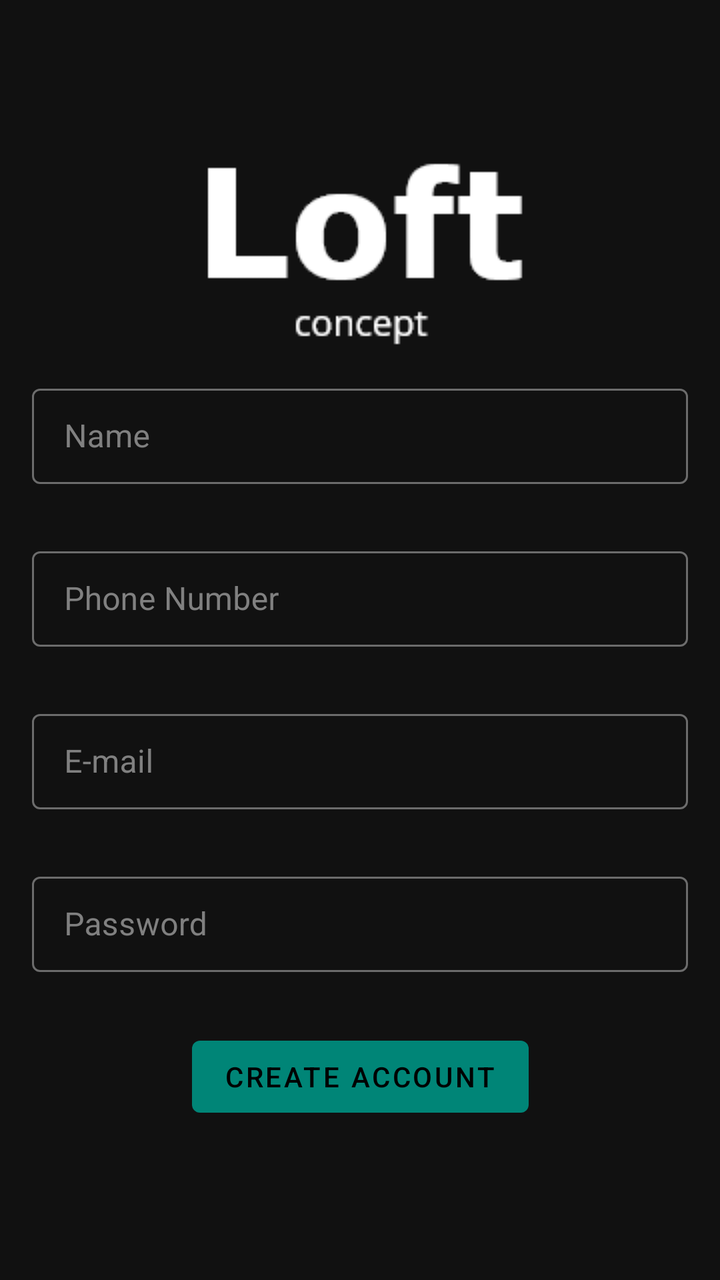
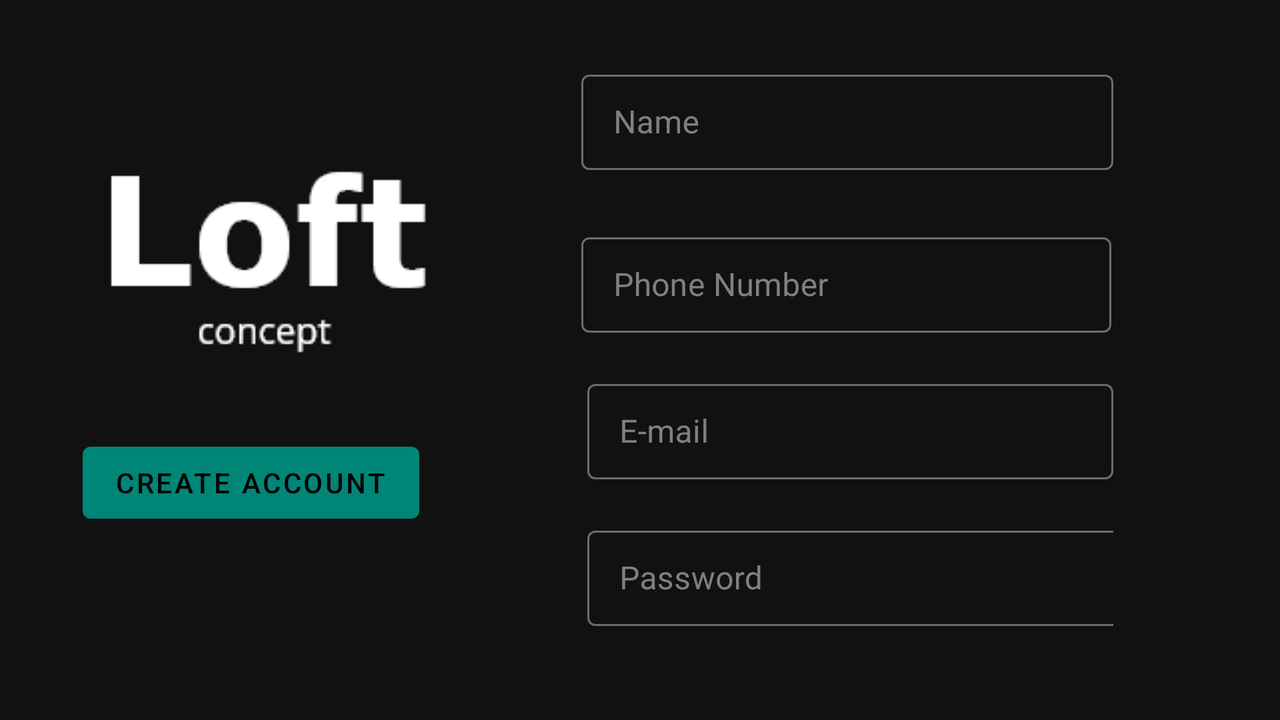

The same Android screen from two of the app's own layout files: first res/layout/ as a phone draws it, then the repository's variant for another configuration, drawn on a device whose configuration selects that folder. Both files follow.
<!-- AndroidManifest.xml: application theme AppTheme -->
<!-- res/layout/activity_create_account.xml -->
<?xml version="1.0" encoding="utf-8"?>
<android.widget.ScrollView
        xmlns:android="http://schemas.android.com/apk/res/android"
        xmlns:app="http://schemas.android.com/apk/res-auto" xmlns:tools="http://schemas.android.com/tools"
        android:layout_width="match_parent"
        android:layout_height="match_parent"
        android:background="@color/colorBackground">

<android.support.constraint.ConstraintLayout
        xmlns:android="http://schemas.android.com/apk/res/android"
        xmlns:tools="http://schemas.android.com/tools"
        xmlns:app="http://schemas.android.com/apk/res-auto"
        android:layout_width="match_parent"
        android:layout_height="match_parent"
        tools:context=".credentials.CreateAccount"
        android:background="@color/colorBackground">

    <ImageView
            android:layout_width="wrap_content"
            android:layout_height="wrap_content" app:srcCompat="@drawable/loft"
            app:layout_constraintStart_toStartOf="parent" app:layout_constraintEnd_toEndOf="parent"
            android:id="@+id/imageView2" android:layout_marginTop="64dp" app:layout_constraintTop_toTopOf="parent"/>

    <android.support.design.widget.TextInputLayout
            android:id="@+id/insert_name"
            style="@style/Widget.MaterialComponents.TextInputLayout.OutlinedBox.Dense"
            android:textColorHint="@color/colorHint"
            android:layout_width="match_parent"
            android:layout_height="wrap_content"
            app:errorEnabled="true" android:layout_marginTop="16dp"
            app:layout_constraintTop_toBottomOf="@+id/imageView2" app:layout_constraintStart_toStartOf="parent"
            app:layout_constraintEnd_toEndOf="parent" android:layout_marginStart="16dp"
            android:layout_marginEnd="16dp">

        <android.support.design.widget.TextInputEditText
                android:backgroundTint="@color/colorHint"
                android:textColor="@color/colorFont"
                android:inputType="textPersonName"
                android:id="@+id/insert_name_edit"
                android:layout_width="match_parent"
                android:layout_height="wrap_content" android:singleLine="true"
                android:hint="@string/name"/>

    </android.support.design.widget.TextInputLayout>

    <android.support.design.widget.TextInputLayout
            android:id="@+id/insert_phone"
            style="@style/Widget.MaterialComponents.TextInputLayout.OutlinedBox.Dense"
            android:textColorHint="@color/colorHint"
            android:layout_width="match_parent"
            android:layout_height="wrap_content"
            app:errorEnabled="true" android:layout_marginTop="8dp"
            app:layout_constraintTop_toBottomOf="@+id/insert_name" app:layout_constraintStart_toStartOf="parent"
            app:layout_constraintEnd_toEndOf="parent" android:layout_marginStart="16dp"
            android:layout_marginEnd="16dp">

        <android.support.design.widget.TextInputEditText
                android:backgroundTint="@color/colorHint"
                android:textColor="@color/colorFont"
                android:inputType="phone"
                android:id="@+id/insert_phone_edit"
                android:layout_width="match_parent"
                android:layout_height="wrap_content" android:singleLine="true"
                android:hint="@string/phoneNumber"/>

    </android.support.design.widget.TextInputLayout>

    <android.support.design.widget.TextInputLayout
            android:id="@+id/insert_email"
            style="@style/Widget.MaterialComponents.TextInputLayout.OutlinedBox.Dense"
            android:textColorHint="@color/colorHint"
            android:layout_width="match_parent"
            android:layout_height="wrap_content"
            app:errorEnabled="true" android:layout_marginTop="8dp"
            app:layout_constraintTop_toBottomOf="@+id/insert_phone" app:layout_constraintStart_toStartOf="parent"
            app:layout_constraintEnd_toEndOf="parent" android:layout_marginStart="16dp"
            android:layout_marginEnd="16dp">

        <android.support.design.widget.TextInputEditText
                android:backgroundTint="@color/colorHint"
                android:textColor="@color/colorFont"
                android:inputType="textEmailAddress"
                android:id="@+id/insert_email_edit"
                android:layout_width="match_parent"
                android:layout_height="wrap_content" android:singleLine="true"
                android:hint="@string/Email"/>

    </android.support.design.widget.TextInputLayout>

    <android.support.design.widget.TextInputLayout
            android:id="@+id/insert_password"
            style="@style/Widget.MaterialComponents.TextInputLayout.OutlinedBox.Dense"
            android:textColorHint="@color/colorHint"
            android:layout_width="match_parent"
            android:layout_height="wrap_content"
            app:errorEnabled="true" android:layout_marginTop="8dp"
            app:layout_constraintTop_toBottomOf="@+id/insert_email" app:layout_constraintStart_toStartOf="parent"
            app:layout_constraintEnd_toEndOf="parent" android:layout_marginStart="16dp"
            android:layout_marginEnd="16dp">

        <android.support.design.widget.TextInputEditText
                android:backgroundTint="@color/colorHint" android:ems="7"
                android:textColor="@color/colorFont"
                android:inputType="textPassword"
                android:id="@+id/insert_password_edit"
                android:layout_width="match_parent"
                android:layout_height="wrap_content" android:singleLine="true"
                android:hint="@string/Password"/>

    </android.support.design.widget.TextInputLayout>

    <android.support.design.button.MaterialButton
            android:onClick="bttnClick"
            android:id="@+id/create_account_button"
            style="@style/buttonText"
            android:text="@string/createAccount"
            android:layout_width="wrap_content"
            android:layout_height="wrap_content" app:layout_constraintEnd_toEndOf="parent"
            app:layout_constraintStart_toStartOf="parent" android:layout_marginTop="8dp"
            app:layout_constraintTop_toBottomOf="@+id/insert_password"
            app:layout_constraintBottom_toBottomOf="parent" android:layout_marginBottom="24dp"/>
    <ProgressBar
            style="?android:attr/progressBarStyle"
            android:layout_width="wrap_content"
            android:layout_height="wrap_content"
            android:id="@+id/createAccountProgress" android:layout_marginBottom="16dp"
            app:layout_constraintEnd_toEndOf="@+id/create_account_button"
            app:layout_constraintStart_toStartOf="@+id/create_account_button"
            app:layout_constraintBottom_toBottomOf="@+id/create_account_button"
            app:layout_constraintTop_toTopOf="@+id/create_account_button" app:layout_constraintHorizontal_bias="0.49"
            app:layout_constraintVertical_bias="0.0"/>


</android.support.constraint.ConstraintLayout>

</android.widget.ScrollView>
<!-- resources referenced by this layout -->
<resources>
  <color name="colorBackground">#111111</color>
  <color name="colorFont">#d3d3d3</color>
  <color name="colorHint">#808080</color>
  <!-- drawable loft: png bitmap (drawable, 2045 bytes) -->
  <string name="Email">E-mail</string>
  <string name="Password">Password</string>
  <string name="createAccount">Create Account</string>
  <string name="name">Name</string>
  <string name="phoneNumber">Phone Number</string>
  <style name="AppTheme" parent="Theme.MaterialComponents">
          
          <item name="colorPrimary">@color/colorPrimary</item>
          <item name="colorPrimaryDark">@color/colorPrimaryDark</item>
          <item name="colorAccent">@color/loftYellow</item>
      </style>
  <color name="colorPrimary">#008577</color>
  <color name="colorPrimaryDark">#00574B</color>
  <color name="loftYellow">#fcd506</color>
</resources>
<!-- res/layout-land/activity_create_account.xml (the repository's variant of the layout above) -->
<!-- drawn on the phone turned sideways -->
<?xml version="1.0" encoding="utf-8"?>
<android.support.constraint.ConstraintLayout
        xmlns:android="http://schemas.android.com/apk/res/android"
        android:layout_width="match_parent"
        xmlns:tools="http://schemas.android.com/tools"
        xmlns:app="http://schemas.android.com/apk/res-auto"
        android:layout_height="match_parent"
        android:background="@color/colorBackground">

    <ImageView
            android:layout_width="wrap_content"
            android:layout_height="wrap_content"
            app:srcCompat="@drawable/loft"
            app:layout_constraintStart_toStartOf="parent"
            app:layout_constraintEnd_toEndOf="parent"
            android:id="@+id/imageView2"
            android:layout_marginTop="68dp"
            app:layout_constraintTop_toTopOf="parent" app:layout_constraintHorizontal_bias="0.103"/>

    <android.support.design.widget.TextInputLayout
            android:id="@+id/insert_name"
            style="@style/Widget.MaterialComponents.TextInputLayout.OutlinedBox.Dense"
            android:textColorHint="@color/colorHint"
            android:layout_width="266dp"
            android:layout_height="wrap_content"
            app:errorEnabled="true" android:layout_marginTop="32dp"
            app:layout_constraintEnd_toEndOf="parent"
            android:layout_marginEnd="16dp" app:layout_constraintTop_toTopOf="parent"
            app:layout_constraintStart_toEndOf="@+id/imageView2" app:layout_constraintHorizontal_bias="0.53">

        <android.support.design.widget.TextInputEditText
                android:backgroundTint="@color/colorHint"
                android:textColor="@color/colorFont"
                android:inputType="textPersonName"
                android:id="@+id/insert_name_edit"
                android:layout_width="match_parent"
                android:layout_height="wrap_content" android:singleLine="true"
                android:hint="@string/name"/>
    </android.support.design.widget.TextInputLayout>

    <android.support.design.widget.TextInputLayout
            android:id="@+id/insert_phone"
            style="@style/Widget.MaterialComponents.TextInputLayout.OutlinedBox.Dense"
            android:textColorHint="@color/colorHint"
            android:layout_width="265dp"
            android:layout_height="wrap_content"
            app:errorEnabled="true" android:layout_marginTop="8dp"
            app:layout_constraintTop_toBottomOf="@+id/insert_name"
            app:layout_constraintStart_toStartOf="@+id/insert_name"
            app:layout_constraintEnd_toEndOf="@+id/insert_name"
            app:layout_constraintHorizontal_bias="0.0">

        <android.support.design.widget.TextInputEditText
                android:backgroundTint="@color/colorHint"
                android:textColor="@color/colorFont"
                android:inputType="phone"
                android:id="@+id/insert_phone_edit"
                android:layout_width="match_parent"
                android:layout_height="wrap_content" android:singleLine="true"
                android:hint="@string/phoneNumber"/>

    </android.support.design.widget.TextInputLayout>


    <android.support.design.widget.TextInputLayout
            android:id="@+id/insert_email"
            style="@style/Widget.MaterialComponents.TextInputLayout.OutlinedBox.Dense"
            android:textColorHint="@color/colorHint"
            android:layout_width="263dp"
            android:layout_height="wrap_content"
            app:errorEnabled="true"
            app:layout_constraintTop_toBottomOf="@+id/insert_phone"
            app:layout_constraintStart_toStartOf="@+id/insert_name"
            app:layout_constraintEnd_toEndOf="@+id/insert_name" app:layout_constraintHorizontal_bias="1.0">

        <android.support.design.widget.TextInputEditText
                android:backgroundTint="@color/colorHint"
                android:textColor="@color/colorFont"
                android:inputType="textEmailAddress"
                android:id="@+id/insert_email_edit"
                android:layout_width="match_parent"
                android:layout_height="wrap_content" android:singleLine="true"
                android:hint="@string/Email"/>

    </android.support.design.widget.TextInputLayout>

    <android.support.design.widget.TextInputLayout
            android:id="@+id/insert_password"
            style="@style/Widget.MaterialComponents.TextInputLayout.OutlinedBox.Dense"
            android:textColorHint="@color/colorHint"
            android:layout_width="263dp"
            android:layout_height="wrap_content"
            app:errorEnabled="true"
            app:layout_constraintTop_toBottomOf="@+id/insert_email"
            app:layout_constraintStart_toStartOf="@+id/insert_name"
            app:layout_constraintEnd_toEndOf="@+id/insert_name"
            app:layout_constraintHorizontal_bias="1.0">

        <android.support.design.widget.TextInputEditText
                android:backgroundTint="@color/colorHint" android:ems="7"
                android:textColor="@color/colorFont"
                android:inputType="textPassword"
                android:id="@+id/insert_password_edit"
                android:layout_width="268dp"
                android:layout_height="wrap_content" android:singleLine="true"
                android:hint="@string/Password"/>

    </android.support.design.widget.TextInputLayout>

    <android.support.design.button.MaterialButton
            android:onClick="bttnClick"
            android:id="@+id/create_account_button"
            style="@style/buttonText"
            android:text="@string/createAccount"
            android:layout_width="wrap_content"
            android:layout_height="wrap_content"
            app:layout_constraintStart_toStartOf="parent" android:layout_marginTop="8dp"
            app:layout_constraintTop_toBottomOf="@+id/imageView2"
            app:layout_constraintBottom_toBottomOf="parent" android:layout_marginBottom="24dp"
            android:layout_marginStart="44dp" app:layout_constraintVertical_bias="0.314" android:layout_marginEnd="8dp"
            app:layout_constraintEnd_toEndOf="@+id/imageView2"/>

</android.support.constraint.ConstraintLayout>
